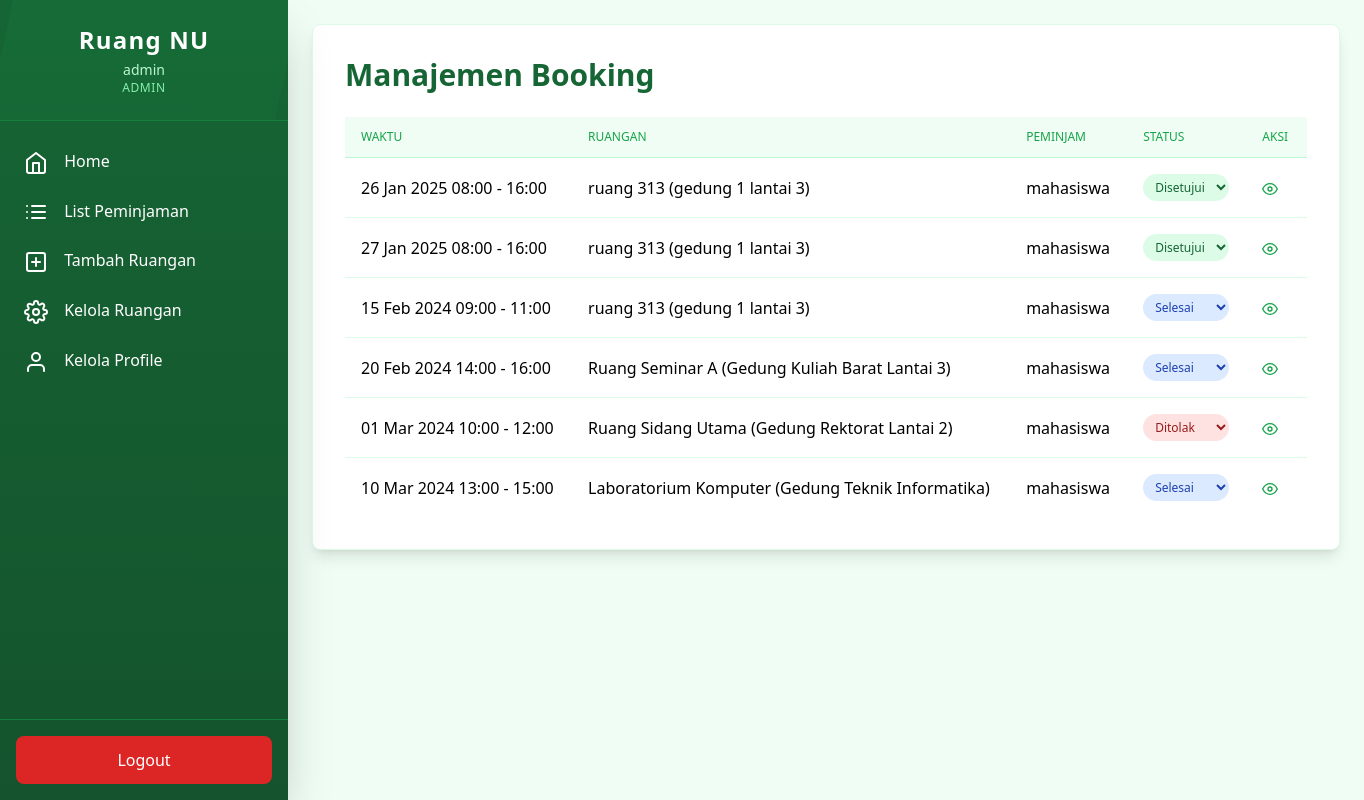
The app's page /admin/booking/index.php (signed in) with its own data.
### tables this page shows
CREATE TABLE IF NOT EXISTS `bookings` (
  `id` int NOT NULL AUTO_INCREMENT,
  `user_id` int NOT NULL,
  `room_id` int NOT NULL,
  `start_time` datetime NOT NULL,
  `end_time` datetime NOT NULL,
  `status` enum('pending','approved','rejected','completed') DEFAULT 'pending',
  `purpose` text NOT NULL,
  `agency` varchar(100) NOT NULL,
  `created_at` timestamp NULL DEFAULT CURRENT_TIMESTAMP,
  `updated_at` timestamp NULL DEFAULT CURRENT_TIMESTAMP ON UPDATE CURRENT_TIMESTAMP,
  PRIMARY KEY (`id`),
  KEY `user_id` (`user_id`),
  KEY `room_id` (`room_id`),
  CONSTRAINT `bookings_ibfk_1` FOREIGN KEY (`user_id`) REFERENCES `users` (`id`) ON DELETE CASCADE,
  CONSTRAINT `bookings_ibfk_2` FOREIGN KEY (`room_id`) REFERENCES `rooms` (`id`) ON DELETE CASCADE
);

CREATE TABLE IF NOT EXISTS `rooms` (
  `id` int NOT NULL AUTO_INCREMENT,
  `name` varchar(100) NOT NULL,
  `location` varchar(150) NOT NULL,
  `capacity` int NOT NULL,
  `img_room` varchar(100) NOT NULL DEFAULT 'room.jpg',
  `is_available` enum('available','occupied','maintenance') NOT NULL DEFAULT 'available',
  `created_at` timestamp NULL DEFAULT CURRENT_TIMESTAMP,
  `updated_at` timestamp NULL DEFAULT CURRENT_TIMESTAMP ON UPDATE CURRENT_TIMESTAMP,
  PRIMARY KEY (`id`),
  UNIQUE KEY `img_room` (`img_room`)
);

CREATE TABLE IF NOT EXISTS `users` (
  `id` int NOT NULL AUTO_INCREMENT,
  `name` varchar(100) NOT NULL,
  `email` varchar(100) NOT NULL,
  `nim` varchar(100) NOT NULL,
  `img_prfl` varchar(100) NOT NULL DEFAULT 'profile.jpg',
  `password` varchar(255) NOT NULL,
  `role` enum('superadmin','admin','mahasiswa') DEFAULT 'mahasiswa',
  `created_at` timestamp NULL DEFAULT CURRENT_TIMESTAMP,
  `updated_at` timestamp NULL DEFAULT CURRENT_TIMESTAMP ON UPDATE CURRENT_TIMESTAMP,
  PRIMARY KEY (`id`),
  UNIQUE KEY `email` (`email`),
  UNIQUE KEY `nim` (`nim`)
);

### admin/booking/index.php (the view, shortened to what this page needs)
<?php
require '../../config/db.php';
$query = "SELECT
            b.id,
            b.start_time,
            b.end_time,
            b.status,
            b.purpose,
            b.agency,
            r.name AS room_name,
            r.location AS room_location,
            u.name AS user_name,
            u.nim AS user_nim,
            u.email AS user_email
          FROM bookings b
          JOIN rooms r ON b.room_id = r.id
          JOIN users u ON b.user_id = u.id
          ORDER BY b.created_at DESC";
$result = $conn->query($query);
?>
<!DOCTYPE html>
<html lang="en">
<head>
    <script src="https://cdn.tailwindcss.com"></script>
</head>
<body class="flex bg-green-50">
    <?php include '../../components/sidebarAdmin.php'; ?>
    <main class="flex-grow p-6 ml-72">
        <div class="bg-white rounded-lg shadow-lg border border-green-100 p-8">
            <h1 class="text-3xl font-bold text-green-800 mb-6">Manajemen Booking</h1>
            <?php if ($result->num_rows === 0): ?>
                <div class="text-center py-8 text-gray-500">
                    Tidak ada booking saat ini
                </div>
            <?php else: ?>
                <div class="overflow-x-auto">
                    <table class="w-full">
                        <thead class="bg-green-50 border-b border-green-200">
                            <tr>
                                <th class="px-4 py-3 text-left text-xs font-medium text-green-600 uppercase">Waktu</th>
                                <th class="px-4 py-3 text-left text-xs font-medium text-green-600 uppercase">Ruangan</th>
                                <th class="px-4 py-3 text-left text-xs font-medium text-green-600 uppercase">Peminjam</th>
                                <th class="px-4 py-3 text-left text-xs font-medium text-green-600 uppercase">Status</th>
                                <th class="px-4 py-3 text-left text-xs font-medium text-green-600 uppercase">Aksi</th>
                            </tr>
                        </thead>
                        <tbody class="bg-white divide-y divide-green-100">
                            <?php while ($booking = $result->fetch_assoc()): ?>
                                <tr class="hover:bg-green-50 transition-colors" data-booking-id="<?php echo $booking['id']; ?>">
                                    <td class="px-4 py-4 whitespace-nowrap">
                                        <?php
                                        $start = new DateTime($booking['start_time']);
                                        $end = new DateTime($booking['end_time']);
                                        echo htmlspecialchars($start->format('d M Y H:i') . ' - ' . $end->format('H:i'));
                                        ?>
                                    </td>
                                    <td class="px-4 py-4 whitespace-nowrap">
                                        <?php echo htmlspecialchars($booking['room_name'] . ' (' . $booking['room_location'] . ')'); ?>
                                    </td>
                                    <td class="px-4 py-4 whitespace-nowrap"><?php echo htmlspecialchars($booking['user_name']); ?></td>
                                    <td class="px-4 py-4 whitespace-nowrap">
                                        <select class="booking-status-select
                                            <?php
                                            switch($booking['status']) {
                                                case 'approved': echo 'bg-green-100 text-green-800'; break;
                                                case 'rejected': echo 'bg-red-100 text-red-800'; break;
                                                case 'completed': echo 'bg-blue-100 text-blue-800'; break;
                                            }
                                            ?>
                                            px-2 py-1 rounded-full text-xs font-medium">
                                            <option value="approved" <?php echo $booking['status'] == 'approved' ? 'selected' : ''; ?>>Disetujui</option>
                                            <option value="rejected" <?php echo $booking['status'] == 'rejected' ? 'selected' : ''; ?>>Ditolak</option>
                                            <option value="completed" <?php echo $booking['status'] == 'completed' ? 'selected' : ''; ?>>Selesai</option>
                                        </select>
                                    </td>
                                    <td class="px-4 py-4 whitespace-nowrap">
                                        <a href="#" class="view-booking text-green-600 hover:text-green-900 mr-3"
                                           data-booking-id="<?php echo $booking['id']; ?>">
                                            <i data-feather="eye" class="w-4 h-4 inline-block"></i>
                                        </a>
                                    </td>
                                </tr>
                            <?php endwhile; ?>
                        </tbody>
                    </table>
                </div>
            <?php endif; ?>
        </div>
    </main>
</body>
</html>

### components/sidebarAdmin.php (shortened to what this page needs)
<?php
$user = $_SESSION['user'];
?>
<div class="fixed top-0 left-0 h-screen w-72 bg-gradient-to-b from-green-800 to-green-900 text-white flex flex-col shadow-2xl transition-all duration-300 ease-in-out">
    <div class="p-6 border-b border-green-700 text-center relative overflow-hidden">
        <div class="absolute inset-0 bg-green-700 opacity-20 transform -skew-x-12"></div>
        <h1 class="text-2xl font-bold text-white relative z-10 tracking-wider">Ruang NU</h1>
        <p class="text-sm text-green-200 mt-1 relative z-10">
            <?php echo htmlspecialchars($user['name']); ?>
        </p>
        <p class="text-xs text-green-300 uppercase tracking-wider relative z-10">
            <?php echo htmlspecialchars($user['role']); ?>
        </p>
    </div>
    <nav class="flex-grow overflow-y-auto scrollbar-thin scrollbar-thumb-green-600 scrollbar-track-green-800">
        <ul class="mt-4">
            <li class="group">
                <a href="../dashboard" class="block px-6 py-3 hover:bg-green-700 transition-all duration-300 ease-in-out transform hover:translate-x-2 hover:border-l-4 border-green-400">
                    <i data-feather="home" class="mr-3 inline-block group-hover:text-green-300 transition-colors"></i>
                    <span class="group-hover:text-white">Home</span>
                </a>
            </li>
            <?php if ($user['role'] === 'admin' || $user['role'] === 'superadmin') : ?>
                <li class="group">
                    <a href="../booking/index.php" class="block px-6 py-3 hover:bg-green-700 transition-all duration-300 ease-in-out transform hover:translate-x-2 hover:border-l-4 border-green-400">
                        <i data-feather="list" class="mr-3 inline-block group-hover:text-green-300 transition-colors"></i>
                        <span class="group-hover:text-white">List Peminjaman</span>
                    </a>
                </li>
                <li class="group">
                    <a href="../ruangan/tambah.php" class="block px-6 py-3 hover:bg-green-700 transition-all duration-300 ease-in-out transform hover:translate-x-2 hover:border-l-4 border-green-400">
                        <i data-feather="plus-square" class="mr-3 inline-block group-hover:text-green-300 transition-colors"></i>
                        <span class="group-hover:text-white">Tambah Ruangan</span>
                    </a>
                </li>
                <li class="group">
                    <a href="../ruangan/index.php" class="block px-6 py-3 hover:bg-green-700 transition-all duration-300 ease-in-out transform hover:translate-x-2 hover:border-l-4 border-green-400">
                        <i data-feather="settings" class="mr-3 inline-block group-hover:text-green-300 transition-colors"></i>
                        <span class="group-hover:text-white">Kelola Ruangan</span>
                    </a>
                </li>
            <?php endif; ?>
            <li class="group">
                <a href="../profile" class="block px-6 py-3 hover:bg-green-700 transition-all duration-300 ease-in-out transform hover:translate-x-2 hover:border-l-4 border-green-400">
                    <i data-feather="user" class="mr-3 inline-block group-hover:text-green-300 transition-colors"></i>
                    <span class="group-hover:text-white">Kelola Profile</span>
                </a>
            </li>
        </ul>
    </nav>
    <div class="p-4 border-t border-green-700">
        <a href="../../logout.php" class="block px-6 py-3 bg-red-600 text-center rounded-lg hover:bg-red-700 transition-all duration-300 ease-in-out transform hover:scale-105 hover:shadow-lg">
            Logout
        </a>
    </div>
</div>

### records on screen
bookings: start_time+end_time "26 Jan 2025 08:00 - 16:00", room.location "ruang 313 (gedung 1 lantai 3)", user.name "mahasiswa", status "Disetujui"
bookings: start_time+end_time "27 Jan 2025 08:00 - 16:00", room.location "ruang 313 (gedung 1 lantai 3)", user.name "mahasiswa", status "Disetujui"
bookings: start_time+end_time "15 Feb 2024 09:00 - 11:00", room.location "ruang 313 (gedung 1 lantai 3)", user.name "mahasiswa", status "Selesai"
bookings: start_time+end_time "20 Feb 2024 14:00 - 16:00", room.location "Ruang Seminar A (Gedung Kuliah Barat Lantai 3)", user.name "mahasiswa", status "Selesai"
bookings: start_time+end_time "01 Mar 2024 10:00 - 12:00", room.location "Ruang Sidang Utama (Gedung Rektorat Lantai 2)", user.name "mahasiswa", status "Ditolak"
bookings: start_time+end_time "10 Mar 2024 13:00 - 15:00", room.location "Laboratorium Komputer (Gedung Teknik Informatika)", user.name "mahasiswa", status "Selesai"

### other values on screen
$user['name'] "admin"
$user['role'] "ADMIN"
